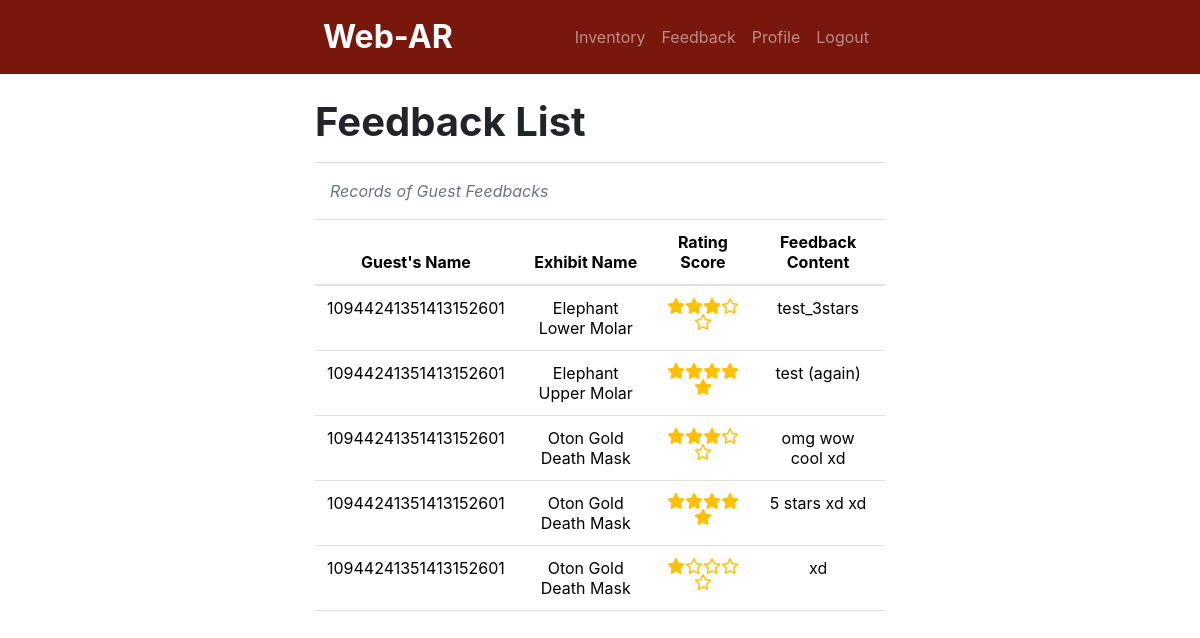
/inventory/feedback.php (signed in), run on the app's committed database.
### tables this page shows
CREATE TABLE `feedback` (
  `feedbackID` int(11) NOT NULL,
  `guestID` int(11) NOT NULL,
  `exhibitID` int(11) NOT NULL,
  `ratingScore` tinyint(1) NOT NULL,
  `feedbackTitle` text NOT NULL,
  `feedbackContent` text NOT NULL,
  `feedbackDate` date NOT NULL
);

CREATE TABLE `guest` (
  `guestID` int(11) NOT NULL,
  `guestGoogleID` varchar(20) NOT NULL,
  `guestGoogleEmail` text NOT NULL
);

CREATE TABLE `exhibit` (
  `exhibitID` int(11) NOT NULL,
  `exhibitCode` varchar(20) NOT NULL,
  `exhibitName` text NOT NULL,
  `exhibitInformation` longtext NOT NULL,
  `exhibitModel` longtext NOT NULL,
  `isActive` tinyint(1) NOT NULL DEFAULT 1 COMMENT '1 - active'
);

### inventory/feedback.php (the view, shortened to what this page needs)
<?php
    include '../header.php';
    include 'navbar.php';
    include '../db_connect.php';
?>
<div class="container w-50">
    <h1 class="text-start fw-bold mt-4">Feedback List</h1>
    <hr style="height:1px;border-width:0;color:gray;background-color:gray">
    <div class="container d-flex justify-content-between align-items-center">
        <p class="text-muted fst-italic">Records of Guest Feedbacks</p>
    </div>
    <div class="table-responsive">
        <table class="table table-hover">
            <thead class="text-center">
                <tr>
                    <th scope="col">Guest's Name</th>
                    <th scope="col">Exhibit Name</th>
                    <th scope="col">Rating Score</th>
                    <th scope="col">Feedback Content</th>
                </tr>
            </thead>
            <tbody>
                <?php
                $q = "SELECT feedback.*, guest.guestGoogleID, exhibit.exhibitName
                    FROM feedback
                    LEFT JOIN exhibit ON feedback.exhibitID = exhibit.exhibitID
                    LEFT JOIN guest ON feedback.guestID = guest.guestID";
                $r = mysqli_query($conn, $q);
                while ($row = mysqli_fetch_assoc($r)) {
                    $guestGoogleID        = $row['guestGoogleID'];
                    $exhibitName          = $row['exhibitName'];
                    $guestRating          = $row['ratingScore'];
                    $guestFeedback        = $row['feedbackContent'];
                    ?>
                    <tr>
                        <td class="text-center"> <?php echo $guestGoogleID;?></td>
                        <td class= "text-center"><?php echo $exhibitName; ?></td>
                        <td class="text-center">
                            <?php
                            for ($i = 1; $i <= 5; $i++) {
                                if ($i <= $guestRating) {
                                    echo '<i class="fa-solid fa-star text-warning"></i>';
                                } else {
                                    echo '<i class="fa-regular fa-star text-warning"></i>';
                                }
                            }
                            ?>
                        </td>
                        <td class="text-center"><?php echo $guestFeedback; ?></td>
                    </tr>
                <?php
                }
                ?>
            </tbody>
        </table>
    </div>
</div>

### data on the page
feedback: guestID.guestGoogleID "10944241351413152601", exhibitID.exhibitName "Elephant Lower Molar", ratingScore 3 (drawn), feedbackContent "test_3stars"
feedback: guestID.guestGoogleID "10944241351413152601", exhibitID.exhibitName "Elephant Upper Molar", ratingScore 5 (drawn), feedbackContent "test (again)"
feedback: guestID.guestGoogleID "10944241351413152601", exhibitID.exhibitName "Oton Gold Death Mask", ratingScore 3 (drawn), feedbackContent "omg wow cool xd"
feedback: guestID.guestGoogleID "10944241351413152601", exhibitID.exhibitName "Oton Gold Death Mask", ratingScore 5 (drawn), feedbackContent "5 stars xd xd"
feedback: guestID.guestGoogleID "10944241351413152601", exhibitID.exhibitName "Oton Gold Death Mask", ratingScore 1 (drawn), feedbackContent "xd"
